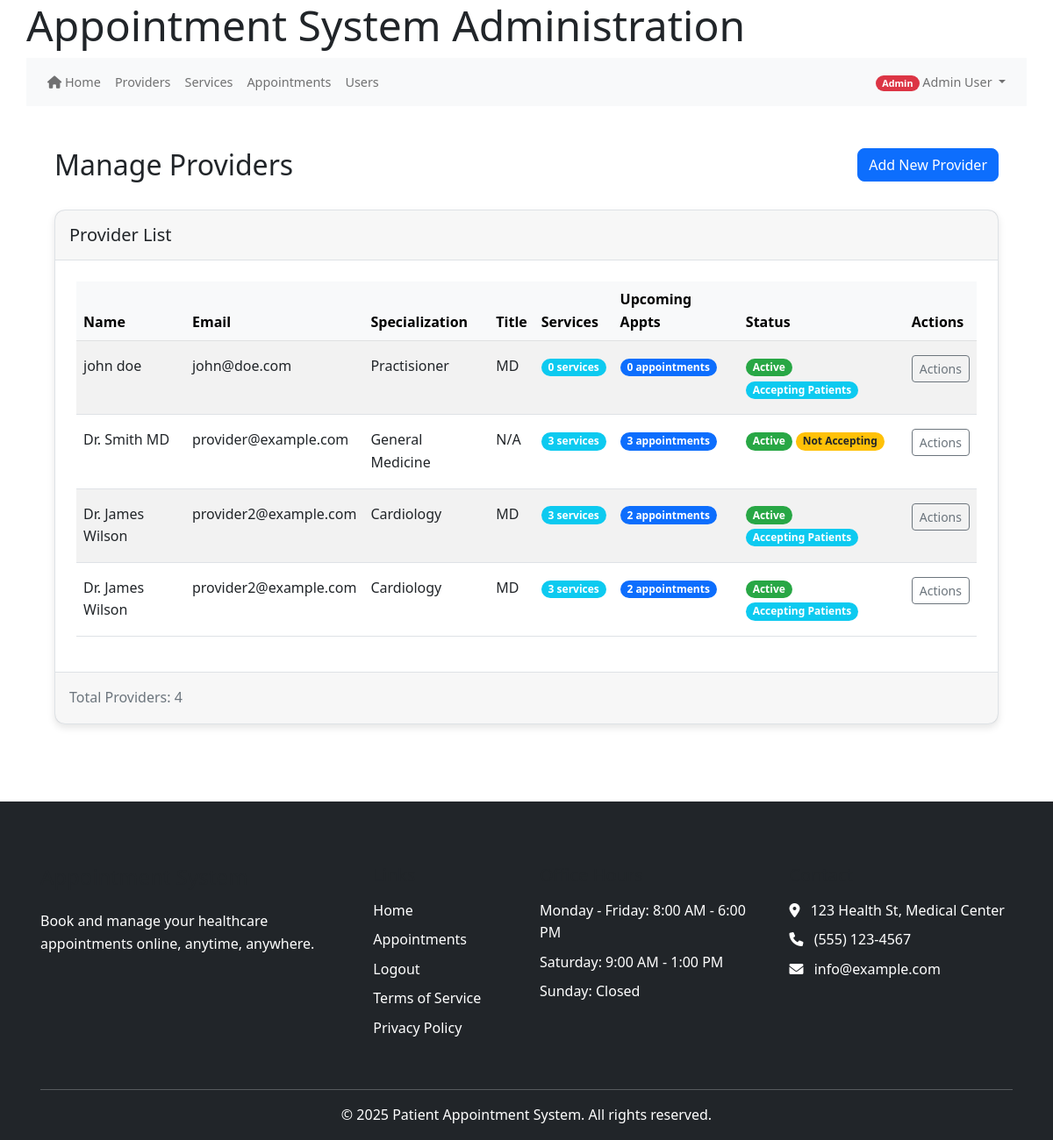
/index.php/admin/providers (signed in), run on the app's committed database.
### tables this page shows
CREATE TABLE IF NOT EXISTS `provider_profiles` (
  `profile_id` int(11) NOT NULL AUTO_INCREMENT,
  `provider_id` int(11) NOT NULL,
  `specialization` varchar(100) DEFAULT NULL,
  `title` varchar(50) DEFAULT NULL,
  `bio` text DEFAULT NULL,
  `accepting_new_patients` tinyint(1) DEFAULT 1,
  `max_patients_per_day` int(11) DEFAULT 20,
  `profile_image` varchar(255) DEFAULT NULL,
  `created_at` timestamp NOT NULL DEFAULT current_timestamp(),
  `updated_at` timestamp NOT NULL DEFAULT current_timestamp(),
  PRIMARY KEY (`profile_id`),
  KEY `provider_id` (`provider_id`)
);

CREATE TABLE IF NOT EXISTS `users` (
  `user_id` int(11) NOT NULL AUTO_INCREMENT,
  `email` varchar(255) NOT NULL,
  `password_hash` varchar(255) NOT NULL,
  `first_name` varchar(100) NOT NULL,
  `last_name` varchar(100) NOT NULL,
  `phone` varchar(20) DEFAULT NULL,
  `role` enum('patient','provider','admin','staff') NOT NULL,
  `is_active` tinyint(1) DEFAULT 1,
  `is_verified` tinyint(1) DEFAULT 0,
  `email_verified_at` datetime DEFAULT NULL,
  `created_at` datetime DEFAULT current_timestamp(),
  `last_login` datetime DEFAULT NULL,
  `verification_token` varchar(64) DEFAULT NULL,
  `reset_token` varchar(64) DEFAULT NULL,
  `reset_token_expires` datetime DEFAULT NULL,
  `token_expires` datetime DEFAULT NULL,
  `password_change_required` tinyint(1) DEFAULT 0,
  PRIMARY KEY (`user_id`)
);

### controllers/admin_controller.php (called while the page is built, shortened)
<?php
require_once MODEL_PATH . '/Provider.php';
class AdminController {
    protected $providerModel;
    public function __construct() {
        $this->db = get_db();
        $this->providerModel = new Provider($this->db);
    }
    public function providers() {
        $providers = $this->providerModel->getAll();
        include VIEW_PATH . '/admin/providers.php';
    }
}

### core/helpers.php (called while the page is built, shortened)
<?php
function base_url($path = '') {
    $protocol = isset($_SERVER['HTTPS']) && $_SERVER['HTTPS'] !== 'off' ? 'https' : 'http';
    $host = $_SERVER['HTTP_HOST'] ?? 'localhost';
    $script_name = $_SERVER['SCRIPT_NAME'];
    $base_dir = dirname($script_name);
    $base_url = "{$protocol}://{$host}{$base_dir}";
    $base_url = rtrim($base_url, '/');
    $path = ltrim($path, '/');
    return $path ? "{$base_url}/{$path}" : $base_url;
}

### public_html/bootstrap.php (called while the page is built, shortened)
<?php
require_once APP_ROOT . '/core/helpers.php';
require_once CORE_PATH . '/helpers.php';
function get_db() {
    static $db = null;
    if ($db === null) {
        if (defined('DB_HOST') && defined('DB_USER') && defined('DB_PASS') && defined('DB_NAME')) {
            $db = new mysqli(DB_HOST, DB_USER, DB_PASS, DB_NAME);
            $db->set_charset('utf8mb4');
        } else {
            throw new Exception("Database constants not defined");
        }
    }
    return $db;
}
return true;

### models/Provider.php (called while the page is built, shortened)
<?php
class Provider {
    private $db;
    public function __construct($db) {
        $this->db = $db;
    }
  public function getAll() {
      try {
          $stmt = $this->db->prepare("
              SELECT u.user_id, u.first_name, u.last_name, u.email, u.phone, u.is_active,
                     pp.specialization, pp.title, pp.bio, pp.accepting_new_patients
              FROM users u
              JOIN provider_profiles pp ON u.user_id = pp.provider_id
              WHERE u.role = 'provider' AND u.is_active = 1
          ");
          $stmt->execute();
          $result = $stmt->get_result();
          return $result->fetch_all(MYSQLI_ASSOC) ?: [];
      } catch (Exception $e) {
          error_log("Error fetching all providers: " . $e->getMessage());
          return [];
      }
  }
}
?>

### views/admin/providers.php (the view, shortened to what this page needs)
<?php include VIEW_PATH . '/partials/header.php'; ?>
<div class="container-fluid my-4" style="min-height: 80vh; padding-bottom: 40px;">
    <div class="row mb-4">
        <div class="col-md-6">
            <h2>Manage Providers</h2>
        </div>
        <div class="col-md-6 text-end">
            <a href="<?= base_url('index.php/admin/addProvider') ?>" class="btn btn-primary">
                <i class="bi bi-plus-circle"></i> Add New Provider
            </a>
        </div>
    </div>
    <div class="card shadow-sm mb-4">
        <div class="card-header py-3">
            <h5 class="mb-0">Provider List</h5>
        </div>
        <div class="card-body p-4">
            <div class="table-responsive">
                <table class="table table-striped table-hover">
                    <thead class="table-light">
                        <tr>
                            <th>Name</th>
                            <th>Email</th>
                            <th>Specialization</th>
                            <th>Title</th>
                            <th>Services</th>
                            <th>Upcoming Appts</th>
                            <th>Status</th>
                            <th>Actions</th>
                        </tr>
                    </thead>
                    <tbody>
                        <?php if (empty($providers)): ?>
                            <tr>
                                <td colspan="8" class="text-center py-5">
                                    <p class="text-muted">No providers found.</p>
                                    <a href="<?= base_url('index.php/admin/addProvider') ?>" class="btn btn-primary mt-2">
                                        Add Your First Provider
                                    </a>
                                </td>
                            </tr>
                        <?php else: ?>
                            <?php foreach ($providers as $provider): ?>
                                <tr>
                                    <td class="py-3"><?= htmlspecialchars($provider['first_name'] . ' ' . $provider['last_name']) ?></td>
                                    <td class="py-3"><?= htmlspecialchars($provider['email']) ?></td>
                                    <td class="py-3"><?= htmlspecialchars($provider['specialization'] ?? 'N/A') ?></td>
                                    <td class="py-3"><?= htmlspecialchars($provider['title'] ?? 'N/A') ?></td>
                                    <td class="py-3">
                                        <span class="badge bg-info">
                                            <?= $provider['service_count'] ?? 0 ?> services
                                        </span>
                                    </td>
                                    <td class="py-3">
                                        <span class="badge bg-primary">
                                            <?= $provider['appointment_count'] ?? 0 ?> appointments
                                        </span>
                                    </td>
                                    <td class="py-3">
                                        <?php if ($provider['is_active']): ?>
                                            <span class="badge bg-success">Active</span>
                                        <?php else: ?>
                                            <span class="badge bg-danger">Inactive</span>
                                        <?php endif; ?>
                                        <?php if (isset($provider['accepting_new_patients']) && $provider['accepting_new_patients']): ?>
                                            <span class="badge bg-info">Accepting Patients</span>
                                        <?php else: ?>
                                            <span class="badge bg-warning text-dark">Not Accepting</span>
                                        <?php endif; ?>
                                    </td>
                                    <td class="py-3">
                                        <button type="button" class="btn btn-sm btn-outline-secondary"
                                                data-bs-toggle="modal" data-bs-target="#actionModal<?= $provider['user_id'] ?>">
                                            Actions <i class="bi bi-three-dots-vertical"></i>
                                        </button>
                                    </td>
                                </tr>
                            <?php endforeach; ?>
                        <?php endif; ?>
                    </tbody>
                </table>
            </div>
        </div>
        <div class="card-footer text-muted py-3">
            <div class="d-flex justify-content-between align-items-center">
                <span>Total Providers: <?= isset($providers) && is_array($providers) ? count($providers) : 0 ?></span>
            </div>
        </div>
    </div>
</div>
<?php include VIEW_PATH . '/partials/footer.php'; ?>

### data on the page
provider_profiles: provider.last_name "john doe", provider.email "john@doe.com", specialization "Practisioner", title "MD", service_count "0", appointment_count "0", accepting_new_patients "Accepting Patients"
provider_profiles: provider.last_name "Dr. Smith MD", provider.email "provider@example.com", specialization "General Medicine", title "N/A", service_count "3", appointment_count "3", accepting_new_patients "Not Accepting"
provider_profiles: provider.last_name "Dr. James Wilson", provider.email "provider2@example.com", specialization "Cardiology", title "MD", service_count "3", appointment_count "2", accepting_new_patients "Accepting Patients"

### other printed values
$userRole "Admin"
$userName "Admin User"
count($providers) "4"
